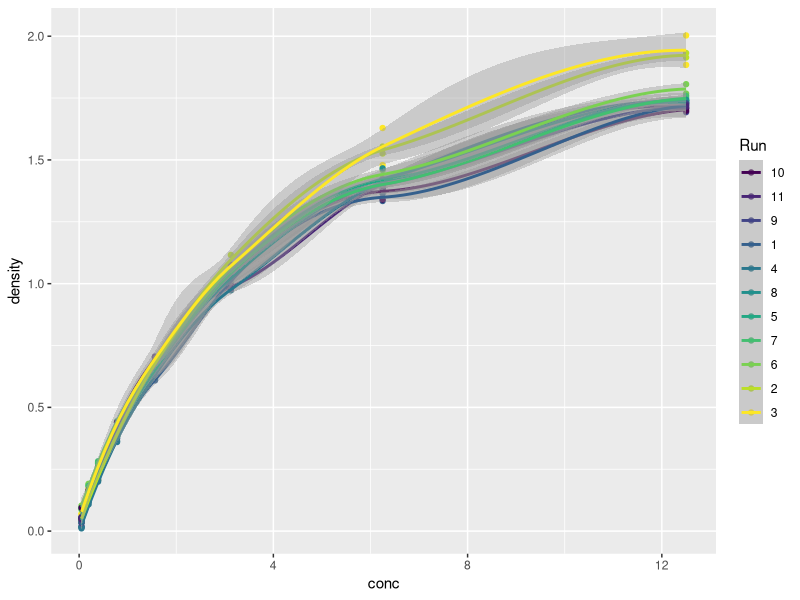

This chart was generated by the following R code: (Note: this script raises an error after producing the figure.)
DNA <- datasets::DNase
DNA

library(ggplot2)

str(DNA)
head(DNA)
Dplot <- ggplot(data=DNA, aes(x=conc, y=density, color=Run))
Dplot + geom_point() + geom_smooth()
Yplot <- ggplot(data=DNA, aes(x=conc, color=Run))
Dplot + geom_density()
